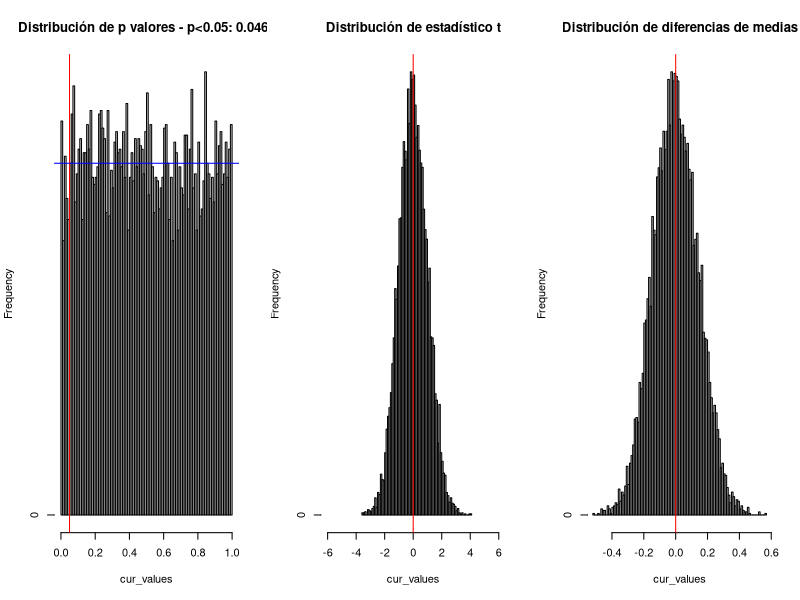
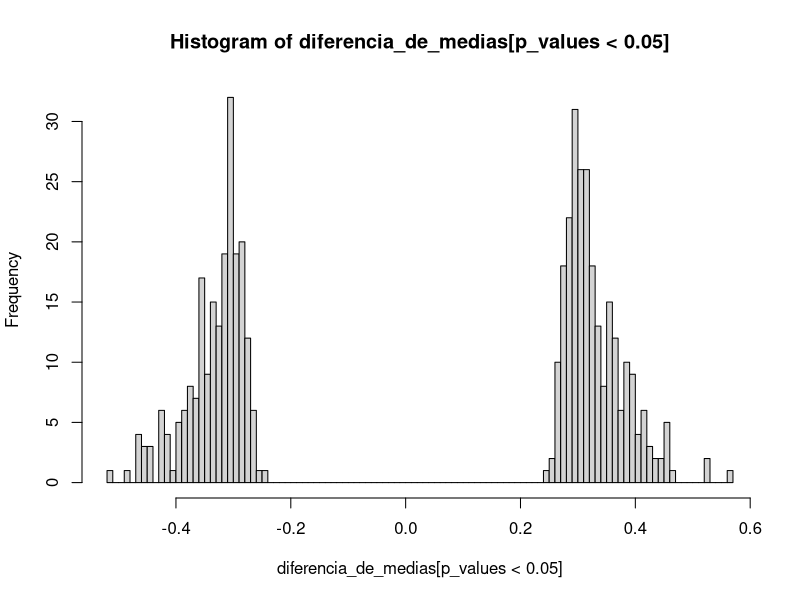

Recreate these plots in R, in order.
# Número de repeticiones en la simulación
repeticiones <- 10000
# Tamaño de las dos muestras
n_muestra_1 <- 100
n_muestra_2 <- 100
# Valor de mu (media) de la población de cada una de las muestras
media_muestra_1 <- 0
media_muestra_2 <- 0
# Desviación estandar de la población de cada una de las muestras
ds_muestra_1 <- 1
ds_muestra_2 <- 1

# Valores que vamos a salvar, estadístico t, p valores y diferencia de las medias
t_values <- rep(0, repeticiones)
p_values <- rep(0, repeticiones)
diferencia_de_medias <- rep(0, repeticiones)

# Repetimos la simulación tantas veces como repeticiones hemos solicitado
for (simulacion in 1:repeticiones){
  # Generamos dos muestras normales de media y desviación estandar conocidas
  muestra_1 <- rnorm(n_muestra_1, media_muestra_1, ds_muestra_1)
  muestra_2 <- rnorm(n_muestra_2, media_muestra_2, ds_muestra_2)
  
  # Calculamos una prueba t para muestras independientes y varianzas distintas
  result <- t.test(muestra_1, muestra_2)
  # Salvamos los tres valores que nos interesan de cada prueba t
  p_values[simulacion] <- as.double(result$p.value)
  t_values[simulacion] <- as.double(result$statistic)
  diferencia_de_medias[simulacion] <- result$estimate[1] - result$estimate[2]
  
}

# Función para hacer un histograma de los distintos valores que queremos generar
plot_relative_frequency <- function(cur_values, name_variable){
  hist_vector <- hist(cur_values, breaks = 100, plot = FALSE)
  hist_vector$counts <- hist_vector$counts / sum(hist_vector$counts)
  if (name_variable == "p valores"){
    xlims_plot <- c(0,1)
    threshold <- sum(cur_values < 0.05)/length(cur_values)
    name_title <- paste0("Distribución de p valores - p<0.05: ", threshold)
    line_placer = 0.05
  }
  else if (name_variable == "t valores") {
    xlims_plot <- c(-6,6)
    name_title <- "Distribución de estadístico t"
    line_placer = 0
  }
  else if (name_variable == "medias") {
    xlims_plot <- c(min(cur_values), max(cur_values))
    name_title <- "Distribución de diferencias de medias"
    line_placer = 0
  }
  plot(hist_vector, main = name_title, xlim = xlims_plot)
  abline(v=line_placer, col = 'red')
  
  if (name_variable == "p valores"){
    abline(h=0.01, col = 'blue')
    }
}

# Ploteamos los histogramas de los tres valores que hemos generado
par(mfrow=c(1,3))
plot_relative_frequency(p_values, "p valores")
plot_relative_frequency(t_values, "t valores")
plot_relative_frequency(diferencia_de_medias, "medias")

# Ploteamos el histograma de las diferencias de medias de las simulaciones significativas
par(mfrow=c(1,1))
hist(diferencia_de_medias[p_values<0.05],breaks = 100)

# Distribución tamaños del efecto
# https://rpsychologist.com/d3/cohend/